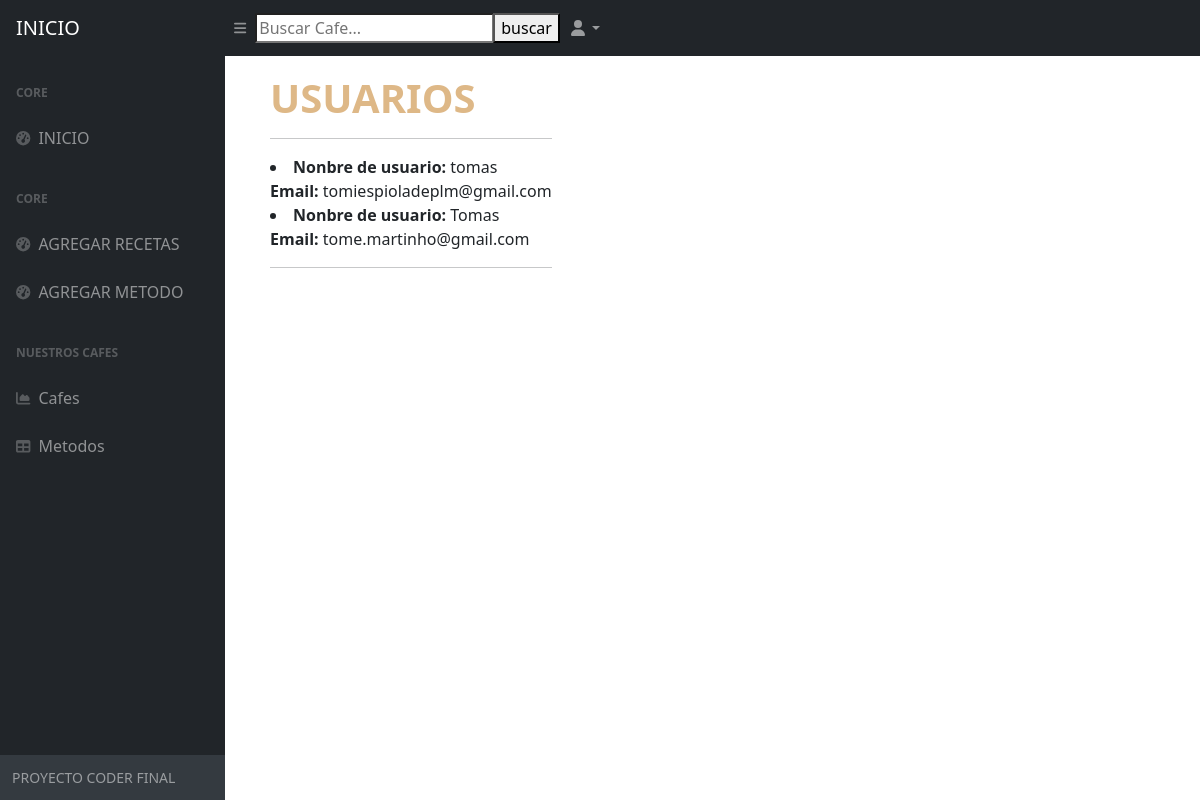
Page /app_STT/ListaUsuarios/ on the earlier database version.
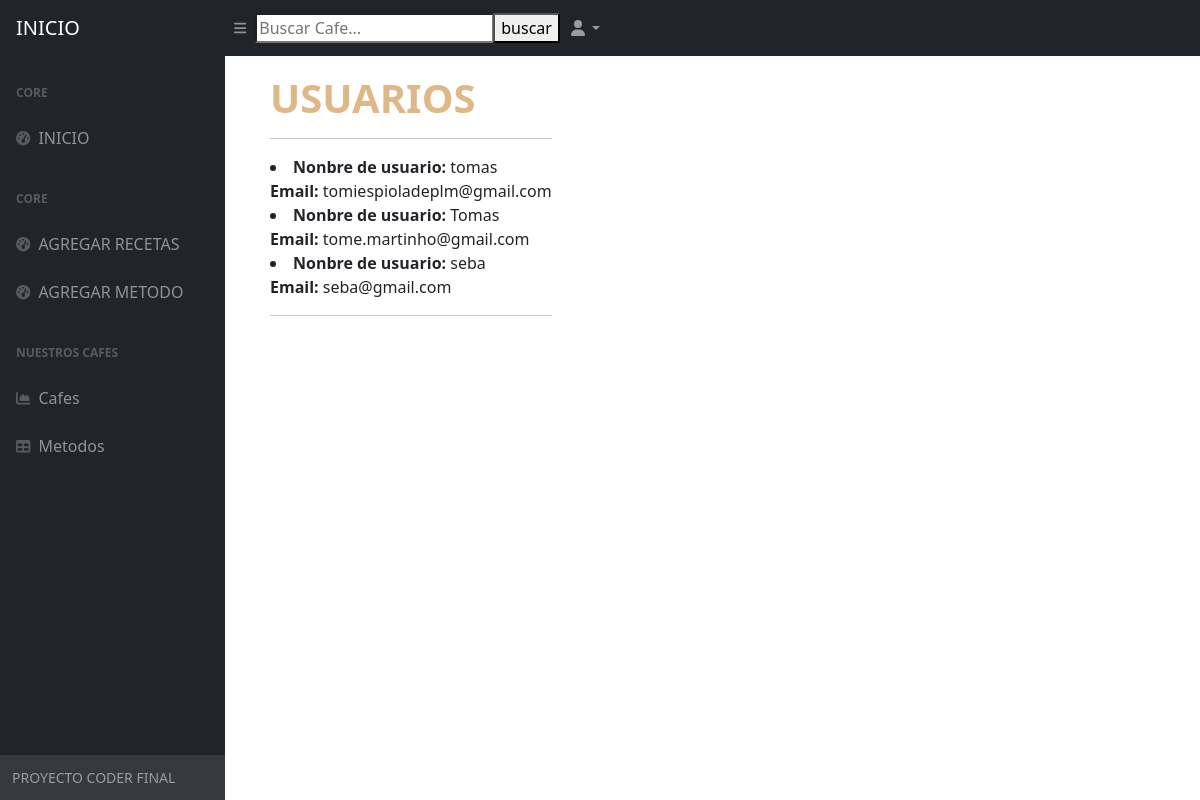
Same page on the later database version.
### app_STT/models.py (models this page shows)
class Usuarios(models.Model):
    nombre = models.CharField(max_length=50)
    email = models.EmailField(max_length=200)

### app_STT/views.py (the view)
# urls.py: path('ListaUsuarios/', lista_usuarios, name = "ListaUsuarios"),
def lista_usuarios(self):
    Usuario = Usuarios.objects.all()
    return render(self, "lista_usuarios.html", {"lista_usuarios": Usuario})

### app_STT/templates/lista_usuarios.html
{% extends 'inicio.html' %}
{% block codigoaca %}
    <div style="margin-left:270px; margin-top:50px;">
        <br>
        <h1> <strong style="color: burlywood">USUARIOS </strong></h1>
        <hr>
            {% for usuario in lista_usuarios %}
                <li><strong>Nonbre de usuario:</strong> {{usuario.nombre}} <br> <strong>Email:</strong> {{usuario.email}}</li>
            {% endfor %}
        <hr>
    </div>
{% endblock codigoaca %}

### app_STT/templates/inicio.html (shortened to what this page needs)
<!DOCTYPE html>
<html lang="en">
    <head>
        {% load static %}
        <link href="https://cdn.jsdelivr.net/npm/simple-datatables@latest/dist/style.css" rel="stylesheet" />
        <link href="{% static 'css/styles.css' %}" rel="stylesheet" />
    </head>
    <body class="sb-nav-fixed">
        <nav class="sb-topnav navbar navbar-expand navbar-dark bg-dark">
            <a class="navbar-brand ps-3" href={% url 'Inicio' %}>INICIO</a>
            <button class="btn btn-link btn-sm order-1 order-lg-0 me-4 me-lg-0" id="sidebarToggle" href="#!"><i class="fas fa-bars"></i></button>
            <form action="{%url 'buscar'%}" method="GET"> {% csrf_token %}
                <div class="input-group">
                    <input type="text" placeholder="Buscar Cafe..." aria-label="Buscar Cafe..." name="nombre_tipo" aria-describedby="btnNavbarSearch" />
                    <input type="submit" value="buscar">
                </div>
            </form>
            <ul class="navbar-nav ms-auto ms-md-0 me-3 me-lg-4">
                <li class="nav-item dropdown">
                    <a class="nav-link dropdown-toggle" id="navbarDropdown" href="#" role="button" data-bs-toggle="dropdown" aria-expanded="false"><i class="fas fa-user fa-fw"></i></a>
                </li>
            </ul>
        </nav>
        <div id="layoutSidenav">
            <div id="layoutSidenav_nav">
                <nav class="sb-sidenav accordion sb-sidenav-dark" id="sidenavAccordion">
                    <div class="sb-sidenav-menu">
                        <div class="nav">
                            <div class="sb-sidenav-menu-heading">Core</div>
                            <a class="nav-link" href={% url 'Inicio' %}>
                                <div class="sb-nav-link-icon"><i class="fas fa-tachometer-alt"></i></div>
                                INICIO
                            <div class="sb-sidenav-menu-heading">Core</div>
                            <a class="nav-link" href={% url "TiposDeCafe" %}>
                                <div class="sb-nav-link-icon"><i class="fas fa-tachometer-alt"></i></div>
                                AGREGAR RECETAS
                            <a class="nav-link" href={% url "MetodosDeCafe" %}>
                                <div class="sb-nav-link-icon"><i class="fas fa-tachometer-alt"></i></div>
                                AGREGAR METODO
                            <div class="sb-sidenav-menu-heading">Nuestros Cafes</div>
                            <a class="nav-link" href={% url "listaDeCafes" %}>
                                <div class="sb-nav-link-icon"><i class="fas fa-chart-area"></i></div>
                                Cafes
                            <a class="nav-link" href={% url "listaMetodos" %}>
                                <div class="sb-nav-link-icon"><i class="fas fa-table"></i></div>
                                Metodos
                                        </div>
                    </div>
                    <div class="sb-sidenav-footer">
                        <div class="small">PROYECTO CODER FINAL</div>
                    </div>
                </nav>
            </div>
                {% block codigoaca %}{% endblock codigoaca %}
            </div>
    </body>
</html>

Differences in the rows shown:
added Usuarios: nombre "seba", email "seba@gmail.com"
